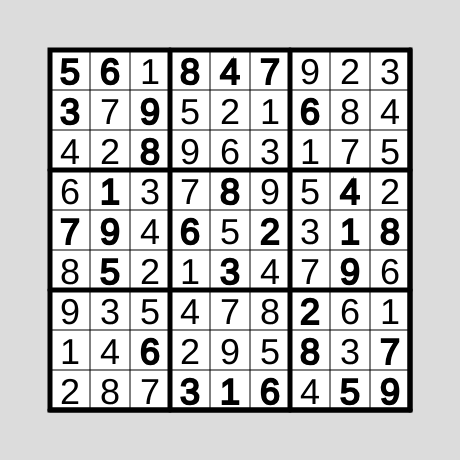
Frame 1 (no input)
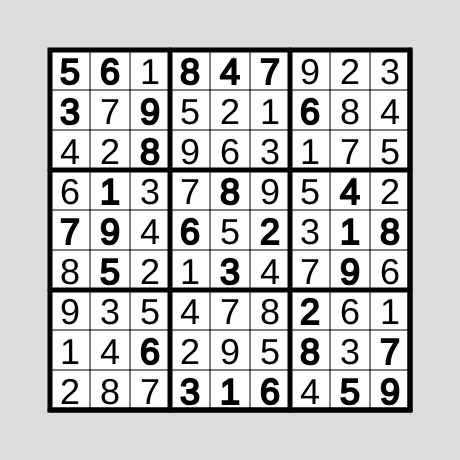
Frame 60 (no input)
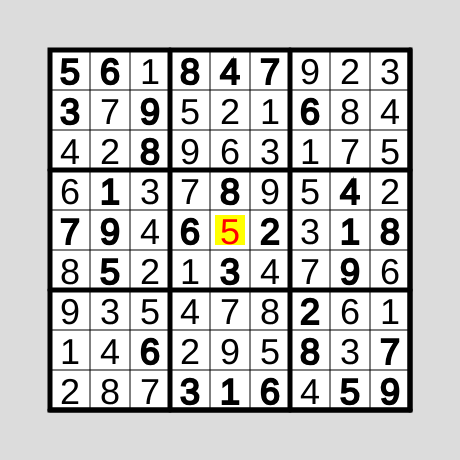
Frame 120 (the mouse pressed at the canvas centre since frame 60)

The p5.js sketch that drew these frames (run headless with seeded random() and noise() and a simulated clock; from frame 60 on, the mouse is pressed at the canvas centre):

// p5.js sketch
// ── sketch.js
function Position(x = 0, y = 0){
  this.x = x;
  this.y = y;
}

let board;
let boardBefore;
let selected = null;
let value = 0;

function setup() {
  createCanvas(460, 460);
  frameRate(30);
  board = [[5, 3, 0, 0, 7, 0, 0, 0, 0], [6, 0, 0, 1, 9, 5, 0, 0, 0], [0, 9, 8, 0, 0, 0, 0, 6, 0], [8, 0, 0, 0, 6, 0, 0, 0, 3], [4, 0, 0, 8, 0, 3, 0, 0, 1], [7, 0, 0, 0, 2, 0, 0, 0, 6], [0, 6, 0, 0, 0, 0, 2, 8, 0], [0, 0, 0, 4, 1, 9, 0, 0, 5], [0, 0, 0, 0, 8, 0, 0, 7, 9]];
  boardBefore = JSON.parse(JSON.stringify(board));
  solveSudoku(board);
  console.log(board)
}

function draw() {
  background(220);
  fill(255)
  strokeWeight(5);
  rect(50, 50, 360, 360)

  fill(1)
  textSize(36)

  for (let i = 0; i < 9; ++i) {
    let lineSize = (i + 1) * 40 + 50;
    if ((i + 1) % 3 == 0) {
      strokeWeight(5);
    } else {
      strokeWeight(1);
    }
    line(50, lineSize, 410, lineSize)
    line(lineSize, 50, lineSize, 410)

    for (let j = 0; j < 9; ++j) {
      if (selected != null && selected.x == i && selected.y == j){
        strokeWeight(0);
        fill("YELLOW")
        rect(i * 40 + 55, j * 40 + 55, 30, 30)
        fill("BLACK")
      }

      if (board[i][j] == 0) continue;

      if (boardBefore[i][j] != 0) {
        strokeWeight(2);
        stroke(1);
      } else {
        strokeWeight(0);
        stroke(0);
      }
      if (selected != undefined && selected.x == i && selected.y == j){
        fill("RED")
      } else {
        fill(1)
      }
      text(board[i][j], i * 40 + 50 + (textWidth(board[i][j]) / 2), j * 40 + 50 + 34)
    }
  }
}

function solveSudoku(board) {
  if (!checkBoard(board)) return false;
  return solveSudokuAux(board, 0, 0);
}

function solveSudokuAux(board, r, c) {
  if (r == 9) {
    return true;
  }

  if (board[r][c] == 0) {
    let available = availableNumbers(board, r, c);
    for (let i = 0; i < available.length; ++i) {
      board[r][c] = available[i];
      if (solveSudokuAux(board, (c == 8) ? r + 1 : r, (c + 1) % 9)) return true;
    }
    board[r][c] = 0;
    return false;
  }

  return solveSudokuAux(board, (c == 8) ? r + 1 : r, (c + 1) % 9);
}

function availableNumbers(board, row, col) {
  let visited = [false, false, false, false, false, false, false, false, false, false]
  board[row].forEach(c => {
    visited[c] = true;
  });
  board.forEach(r => {
    visited[r[col]] = true;
  })
  row = (int)(row / 3) * 3;
  col = (int)(col / 3) * 3;

  for (let r = row; r < row + 3; ++r) {
    for (let c = col; c < col + 3; ++c) {
      visited[board[r][c]] = true;
    }
  }
  
  res = []
  for (let i = 1; i <= 9; ++i)
    if (!visited[i]) res.push(i)
  return res;
}

function checkBoard(board) {
  for (let i = 0; i < 9; ++i) {
    if (!checkRow(board, i)) return false;
    if (!checkCol(board, i)) return false;
    for (let j = 0; j < 9; ++j)
    {
      if (!checkGrid(board, i, j)) return false;
    }
  }
  return true;
}

function checkRow(board, row) {
  let visited = [false, false, false, false, false, false, false, false, false, false]

  let res = true;

  board[row].forEach(c => {
    if (c == 0) return;
    if (visited[c]) {
      res = res && false;
      return;
    }
    visited[c] = true;
  });
  return res;
}

function checkCol(board, col) {
  let visited = [false, false, false, false, false, false, false, false, false, false]

  let res = true;

  board.forEach(row => {
    if (row[col] == 0) return;
    if (visited[row[col]]) {
      res = res && false;
      return;
    }
    visited[row[col]] = true;
  });
  return res;
}

function checkGrid(board, row, col) {
  row = (int)(row / 3) * 3;
  col = (int)(col / 3) * 3;
  let visited = [false, false, false, false, false, false, false, false, false, false]

  for (let r = row; r < row + 3; ++r) {
    for (let c = col; c < col + 3; ++c) {
      if (board[r][c] == 0) continue;
      if (visited[board[r][c]]) {
        return false;
      }
      visited[board[r][c]] = true;
    }
  }
  return true;
}

function mousePressed(){
  if (mouseButton !== LEFT) return;
  if (mouseX < 50 || mouseY < 50 || mouseX > 450 || mouseY > 450) return;

  selected = new Position(Math.floor((mouseX - 50) / 40), Math.floor((mouseY - 50)/ 40));
}

function keyPressed(){
  if (key == "Enter") {
    if (selected == null) return;
    boardBefore[selected.x][selected.y] = value;
    board = JSON.parse(JSON.stringify(boardBefore));
    
    if (!solveSudoku(board)) {
      alert("Impossible Sudoku!")
    } 
    selected = null;
    value = 0;
  }

  if (selected != null) {
    
    let keyValue = key.charCodeAt(0) - '0'.charCodeAt(0);
    if (keyValue < 0 || keyValue > 9) return;

    value = keyValue;
    board[selected.x][selected.y] = value;
  }
}
